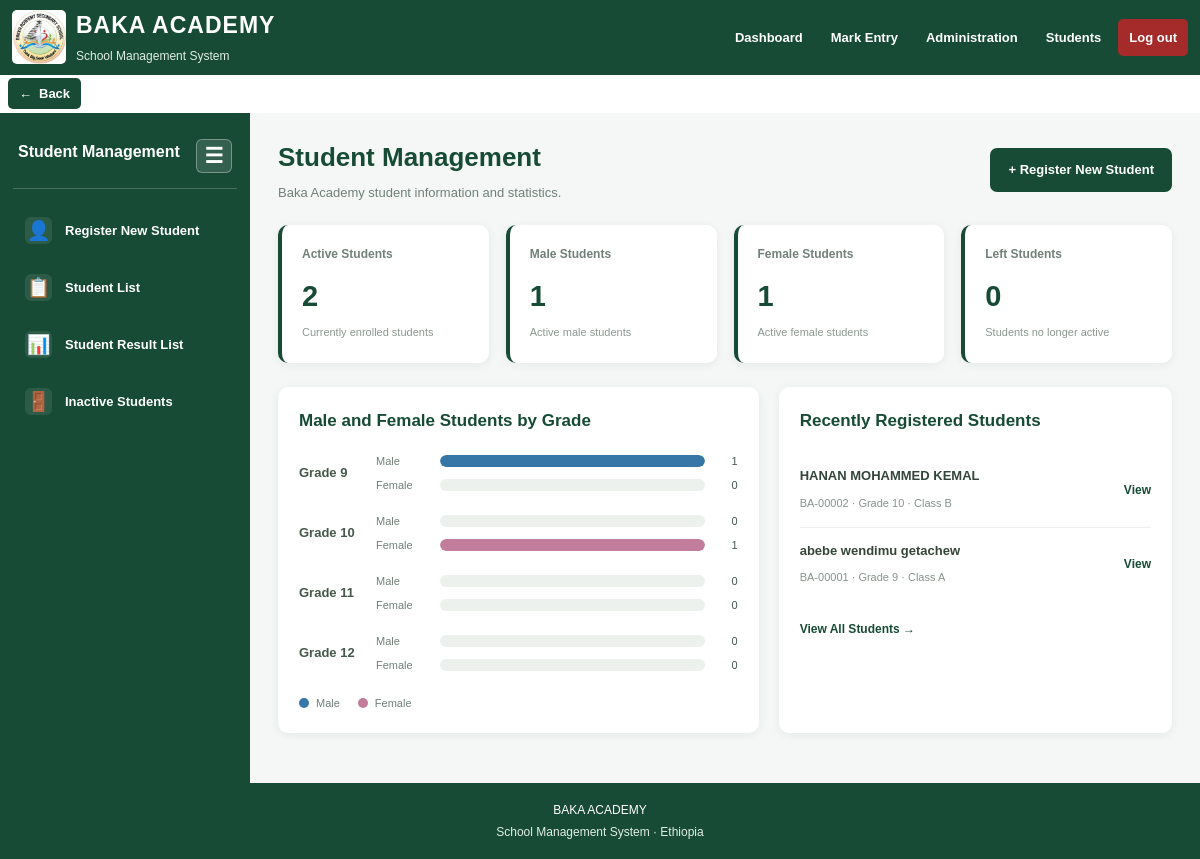
/students (signed in), run on the app's committed database.
### app.py (models this page shows)
class Student(db.Model):
    id = db.Column(db.Integer, primary_key=True)
    student_id = db.Column(db.String(30), unique=True, nullable=False)
    full_name = db.Column(db.String(150), nullable=False)
    grade = db.Column(db.String(10), nullable=False)
    section = db.Column(db.String(10), nullable=False)
    sex = db.Column(db.String(1))
    age = db.Column(db.Integer)
    family_contact_name = db.Column(db.String(150))
    family_phone = db.Column(db.String(30))
    previous_school = db.Column(db.String(150))
    photo_filename = db.Column(db.String(255))
    stream = db.Column(db.String(50))
    academic_year_ec = db.Column(db.String(30))
    academic_year_gc = db.Column(db.String(30))
    is_active = db.Column(
        db.Boolean, nullable=False, default=True, server_default="1"
    )
    left_at = db.Column(db.DateTime)

### app.py (the view)
@app.route("/students")
@student_staff_only
def student_management():
    students = Student.query.filter_by(
        is_active=True
    ).order_by(
        Student.grade,
        Student.section,
        Student.full_name
    ).all()
    departed_count = Student.query.filter_by(
        is_active=False
    ).count()
    male_count = sum(1 for student in students if student.sex == "M")
    female_count = sum(1 for student in students if student.sex == "F")
    grades = ["9", "10", "11", "12"]
    male_by_grade = {}
    female_by_grade = {}
    for grade in grades:
        male_by_grade[grade] = sum(
            1 for student in students
            if student.grade == grade and student.sex == "M"
        )
        female_by_grade[grade] = sum(
            1 for student in students
            if student.grade == grade and student.sex == "F"
        )
    recent_students = Student.query.order_by(
        Student.id.desc()
    ).limit(8).all()
    return render_template(
        "students.html",
        students=students,
        total_students=len(students),
        male_count=male_count,
        female_count=female_count,
        departed_count=departed_count,
        male_by_grade=male_by_grade,
        female_by_grade=female_by_grade,
        grades=grades,
        recent_students=recent_students
    )

### app.py (called while the page is built)
def logged_in(fn):
    @wraps(fn)
    def wrapper(*args, **kwargs):
        if "user_id" not in session:
            return redirect(url_for("login"))
        user = db.session.get(User, session["user_id"])
        if not user or not user.is_active:
            session.clear()
            flash("Your account is inactive or unavailable.")
            return redirect(url_for("login"))
        return fn(*args, **kwargs)
    return wrapper

def student_staff_only(fn):
    @wraps(fn)
    @logged_in
    def wrapper(*args, **kwargs):
        user = db.session.get(User, session["user_id"])
        if not user or user.role not in [
            "admin", "student_management"
        ]:
            flash("Student Management access required.")
            return redirect(url_for("dashboard"))
        return fn(*args, **kwargs)
    return wrapper

### templates/students.html (shortened to what this page needs)
{% extends "base.html" %}
{% block content %}
<div class="student-dashboard">
    <aside class="student-sidebar" id="studentSidebar">
        <div class="sidebar-top">
            <div class="sidebar-heading">
                Student Management
            </div>
            <button type="button"
                    class="content-sidebar-toggle"
                    id="topSidebarToggle"
                    aria-label="Toggle sidebar"
                    title="Toggle sidebar">
                ☰
            </button>
        </div>
        <a class="sidebar-link"
           href="{{ url_for('register_student') }}"
           title="Register New Student">
            <span class="sidebar-icon" aria-hidden="true">👤</span>
            <span>Register New Student</span>
        </a>
        <a class="sidebar-link"
           href="{{ url_for('student_list') }}"
           title="Student List">
            <span class="sidebar-icon" aria-hidden="true">📋</span>
            <span>Student List</span>
        </a>
        <a class="sidebar-link"
           href="{{ url_for('student_results') }}"
           title="Student Result List">
            <span class="sidebar-icon" aria-hidden="true">📊</span>
            <span>Student Result List</span>
        </a>
        <a class="sidebar-link"
           href="{{ url_for('left_students') }}"
           title="Inactive Students">
            <span class="sidebar-icon" aria-hidden="true">🚪</span>
            <span>Inactive Students</span>
        </a>
    </aside>
    <section class="student-main">
        <div class="student-main-header">
            <div>
                <h2>Student Management</h2>
                <p>Baka Academy student information and statistics.</p>
            </div>
            <a href="{{ url_for('register_student') }}"
               class="register-student-button">
                + Register New Student
            </a>
        </div>
        <div class="student-stats">
            <div class="student-stat-card">
                <h4>Active Students</h4>
                <strong>{{ total_students }}</strong>
                <small>Currently enrolled students</small>
            </div>
            <div class="student-stat-card">
                <h4>Male Students</h4>
                <strong>{{ male_count }}</strong>
                <small>Active male students</small>
            </div>
            <div class="student-stat-card">
                <h4>Female Students</h4>
                <strong>{{ female_count }}</strong>
                <small>Active female students</small>
            </div>
            <div class="student-stat-card">
                <h4>Left Students</h4>
                <strong>{{ departed_count }}</strong>
                <small>Students no longer active</small>
            </div>
        </div>
        <div class="student-dashboard-grid">
            <section class="dashboard-panel">
                <h3>Male and Female Students by Grade</h3>
                <div class="grade-chart">
                    {% for grade in grades %}
                    {% set male = male_by_grade.get(grade, 0) %}
                    {% set female = female_by_grade.get(grade, 0) %}
                    {% set maximum = [male, female, 1]|max %}
                    {% set scale = 100 / maximum %}
                    <div class="grade-chart-row">
                        <div class="grade-label">
                            Grade {{ grade }}
                        </div>
                        <div class="grade-bars">
                            <div class="grade-bar-line">
                                <span class="grade-bar-name">Male</span>
                                <div class="grade-bar-track">
                                    <div
                                        class="grade-bar-fill male-fill"
                                        style="width: {{ male * scale }}%;">
                                    </div>
                                </div>
                                <span class="grade-bar-count">{{ male }}</span>
                            </div>
                            <div class="grade-bar-line">
                                <span class="grade-bar-name">Female</span>
                                <div class="grade-bar-track">
                                    <div
                                        class="grade-bar-fill female-fill"
                                        style="width: {{ female * scale }}%;">
                                    </div>
                                </div>
                                <span class="grade-bar-count">{{ female }}</span>
                            </div>
                        </div>
                    </div>
                    {% endfor %}
                </div>
                <div class="chart-legend">
                    <div class="legend-item">
                        <span class="legend-dot male-fill"></span>
                        Male
                    </div>
                    <div class="legend-item">
                        <span class="legend-dot female-fill"></span>
                        Female
                    </div>
                </div>
            </section>
            <section class="dashboard-panel">
                <h3>Recently Registered Students</h3>
                <div class="recent-students">
                    {% for student in recent_students %}
                    <div class="recent-student-row">
                        <div class="recent-student-info">
                            <strong>{{ student.full_name }}</strong>
                            <small>
                                {{ student.student_id }}
                                · Grade {{ student.grade }}
                                · Class {{ student.section }}
                            </small>
                        </div>
                        <a
                            href="{{ url_for('student_profile', student_id=student.id) }}"
                            class="recent-student-link">
                            View
                        </a>
                    </div>
                    {% else %}
                    <div class="empty-dashboard-message">
                        No students have been registered yet.
                    </div>
                    {% endfor %}
                </div>
                <div style="margin-top: 15px;">
                    <a
                        href="{{ url_for('student_list') }}"
                        class="recent-student-link">
                        View All Students →
                    </a>
                </div>
            </section>
        </div>
    </section>
</div>
{% endblock %}

### static/style.css (style rules this page uses)
* { box-sizing: border-box; }
:root { --green: #174b36; --green-dark: #103b2b; --green-light: #236b4c; --green-pale: #e8f2ec; --gold: #d9b45b; --background: #f3f7f4; --white: #ffffff; --text: #17251d; --muted: #64756a; --border: #dce7df; }
html { width: 100%; min-height: 100%; }
body { width: 100%; min-height: 100vh; margin: 0; padding: 0; font-family: Arial, sans-serif; background: var(--background); color: var(--text); line-height: 1.5; overflow-x: hidden; }
h2 { color: var(--green); }
button { margin-top: 8px; padding: 10px 16px; border: 0; border-radius: 6px; background: var(--green); color: white; font-weight: bold; cursor: pointer; }

### templates/base.html (style rules this page uses)
* { box-sizing: border-box; }
html, body { width: 100%; min-height: 100%; margin: 0; padding: 0; }
body { overflow-x: hidden; }
.content-sidebar-toggle { background: #ffffff20; color: white; border: 1px solid #ffffff55; border-radius: 6px; width: 36px; height: 34px; padding: 0; font-size: 21px; font-weight: bold; cursor: pointer; display: inline-flex; align-items: center; justify-content: center; flex: 0 0 36px; }
.student-layout .student-sidebar, .student-dashboard .student-sidebar { transition: width 0.25s ease, min-width 0.25s ease, flex-basis 0.25s ease; }

### data on the page
Student: full_name "HANAN MOHAMMED KEMAL", student_id "BA-00002", grade "10", section "B"
Student: full_name "abebe wendimu getachew", student_id "BA-00001", grade "9", section "A"

### other printed values
{{ total_students }} "2"
{{ male_count }} "1"
{{ female_count }} "1"
{{ departed_count }} "0"
{{ grade }} "9" "10" "11" "12"
{{ male }} "1" "0" "0" "0"
{{ female }} "0" "1" "0" "0"
